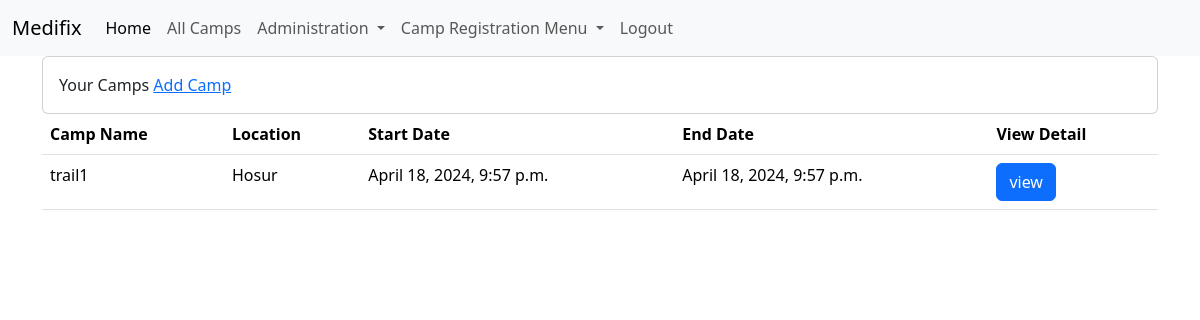
Page /my_camps/ (signed in) on the earlier database version.
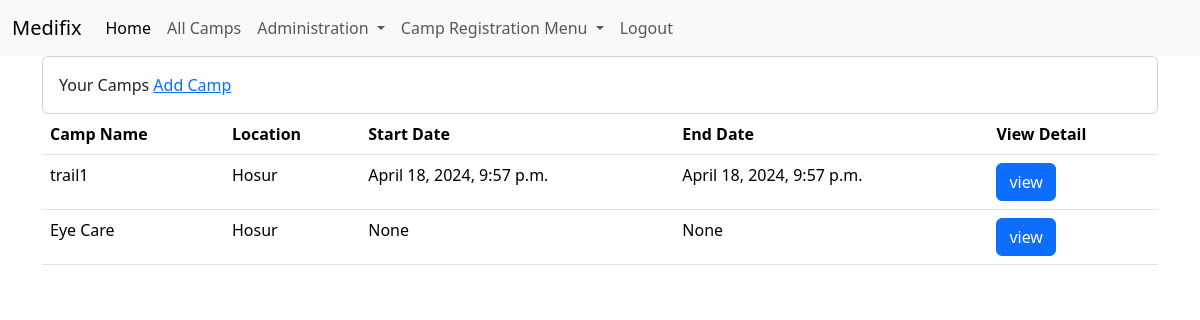
Same page on the later database version.
### administration/models.py (models this page shows, shortened)
class camp_details(models.Model):
    camp_name = models.CharField(max_length=200,null=True)
    location = models.CharField(max_length=200, null=True)
    latitude = models.FloatField()
    longitude = models.FloatField()
    start_date_time = models.DateTimeField(blank=True, null=True)
    end_date_time = models.DateTimeField(blank=True, null=True)
    contact_website = models.URLField(max_length=200, null=True, blank=True)
    hospital_name = models.CharField(max_length=150,null=True, blank=True)
    club_name = models.CharField(max_length=150,null=True, blank=True)
    other = models.CharField(max_length = 150, null=True, blank=True)
    description = models.TextField(max_length = 3000, null=True)
    type_of_camp = models.CharField(max_length=30, null=True, choices=type_of_camp)
    cost = models.IntegerField(null=True, blank=True, default='0')
    total_camp_registrations = models.IntegerField()
    camp_register_active = models.BooleanField(default=False)
    registration = models.BooleanField(default=False)
    createdby = models.ForeignKey(User, on_delete=models.DO_NOTHING, null=True, blank=True)

### administration/views.py (the view)
# urls.py: path('my_camps/', views.user_camps, name="my_camps"),
@login_required
def user_camps(request):
    if request.user.is_superuser:
        user_camps = camp_details.objects.all()
    else:
        user_camps = camp_details.objects.filter(createdby=request.user)
    return render(request, 'camp/all_camps_user.html', {'user_camps': user_camps})

### templates/camp/all_camps_user.html (shortened to what this page needs)
{% extends 'base.html' %}
{% load static %}
{% block content %}
<div class="card">
    <div class="card-body">
        Your Camps <span><a href="{% url 'create_camp' %}">Add Camp</a></span>
    </div>
</div>
<table class="table">
    <thead>
        <tr>
            <th>Camp Name</th>
            <th>Location</th>
            <th>Start Date</th>
            <th>End Date</th>
            <th>View Detail</th>
        </tr>
    </thead>
    <tbody>
        {% for camp in user_camps %}
        <tr>
            <td>{{ camp.camp_name }}</td>
            <td>{{ camp.location }}</td>
            <td>{{ camp.start_date_time }}</td>
            <td>{{ camp.end_date_time }}</td>
            <td>
                <a href="{% url 'camp_details' camp.id %}" class="btn btn-primary">view</a>
            </td>
        </tr>
        {% empty %}
        <tr>
            <td style="color: red;" colspan="5" class="text-center">No data Avaliable</td>
        </tr>
        {% endfor %}
    </tbody>
</table>
{% endblock %}

Differences in the rows shown:
added camp_details: camp_name "Eye Care", location "Hosur", start_date_time "None", end_date_time "None"
